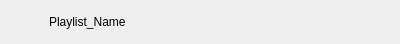
<?xml version="1.0" encoding="UTF-8"?>
<ui version="4.0">
 <class>MenuPlaylistItemView</class>
 <widget class="QWidget" name="MenuPlaylistItemView">
  <property name="geometry">
   <rect>
    <x>0</x>
    <y>0</y>
    <width>400</width>
    <height>42</height>
   </rect>
  </property>
  <property name="windowTitle">
   <string>Form</string>
  </property>
  <layout class="QHBoxLayout" name="horizontalLayout_2">
   <item>
    <widget class="QLabel" name="icon">
     <property name="maximumSize">
      <size>
       <width>32</width>
       <height>32</height>
      </size>
     </property>
     <property name="text">
      <string/>
     </property>
     <property name="pixmap">
      <pixmap resource="../res/resources.qrc">:/toolbarIcons/005-note.svg</pixmap>
     </property>
     <property name="scaledContents">
      <bool>true</bool>
     </property>
    </widget>
   </item>
   <item>
    <widget class="QLabel" name="playListname">
     <property name="text">
      <string>Playlist_Name</string>
     </property>
    </widget>
   </item>
   <item>
    <widget class="QPushButton" name="menu">
     <property name="maximumSize">
      <size>
       <width>32</width>
       <height>32</height>
      </size>
     </property>
     <property name="styleSheet">
      <string notr="true">background-color: rgba(255, 250, 0, 0);
border-color: rgba(255, 255, 255, 0);</string>
     </property>
     <property name="text">
      <string/>
     </property>
     <property name="icon">
      <iconset resource="../res/resources.qrc">
       <normaloff>:/playerIcons/01-Menu.svg</normaloff>:/playerIcons/01-Menu.svg</iconset>
     </property>
     <property name="iconSize">
      <size>
       <width>24</width>
       <height>24</height>
      </size>
     </property>
     <property name="flat">
      <bool>true</bool>
     </property>
    </widget>
   </item>
  </layout>
 </widget>
 <resources>
  <include location="../res/resources.qrc"/>
 </resources>
 <connections/>
</ui>
